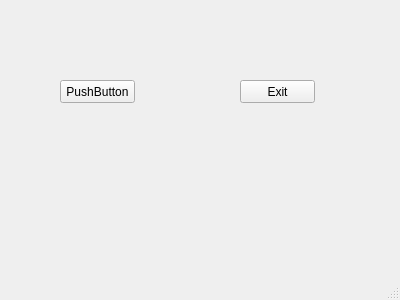
<?xml version="1.0" encoding="UTF-8"?>
<ui version="4.0">
 <class>MainWindow</class>
 <widget class="QMainWindow" name="MainWindow">
  <property name="geometry">
   <rect>
    <x>0</x>
    <y>0</y>
    <width>400</width>
    <height>300</height>
   </rect>
  </property>
  <property name="minimumSize">
   <size>
    <width>400</width>
    <height>300</height>
   </size>
  </property>
  <property name="maximumSize">
   <size>
    <width>400</width>
    <height>300</height>
   </size>
  </property>
  <property name="windowTitle">
   <string>MainWindow</string>
  </property>
  <widget class="QWidget" name="centralwidget">
   <widget class="QPushButton" name="pushButton">
    <property name="geometry">
     <rect>
      <x>60</x>
      <y>80</y>
      <width>75</width>
      <height>23</height>
     </rect>
    </property>
    <property name="text">
     <string>PushButton</string>
    </property>
   </widget>
   <widget class="QPushButton" name="Button">
    <property name="geometry">
     <rect>
      <x>240</x>
      <y>80</y>
      <width>75</width>
      <height>23</height>
     </rect>
    </property>
    <property name="text">
     <string>Exit</string>
    </property>
   </widget>
  </widget>
  <widget class="QStatusBar" name="statusbar"/>
 </widget>
 <resources/>
 <connections>
  <connection>
   <sender>pushButton</sender>
   <signal>clicked()</signal>
   <receiver>MainWindow</receiver>
   <slot>execute()</slot>
   <hints>
    <hint type="sourcelabel">
     <x>88</x>
     <y>88</y>
    </hint>
    <hint type="destinationlabel">
     <x>186</x>
     <y>194</y>
    </hint>
   </hints>
  </connection>
  <connection>
   <sender>Button</sender>
   <signal>clicked()</signal>
   <receiver>MainWindow</receiver>
   <slot>close()</slot>
   <hints>
    <hint type="sourcelabel">
     <x>266</x>
     <y>96</y>
    </hint>
    <hint type="destinationlabel">
     <x>350</x>
     <y>180</y>
    </hint>
   </hints>
  </connection>
 </connections>
 <slots>
  <slot>execute()</slot>
 </slots>
</ui>
